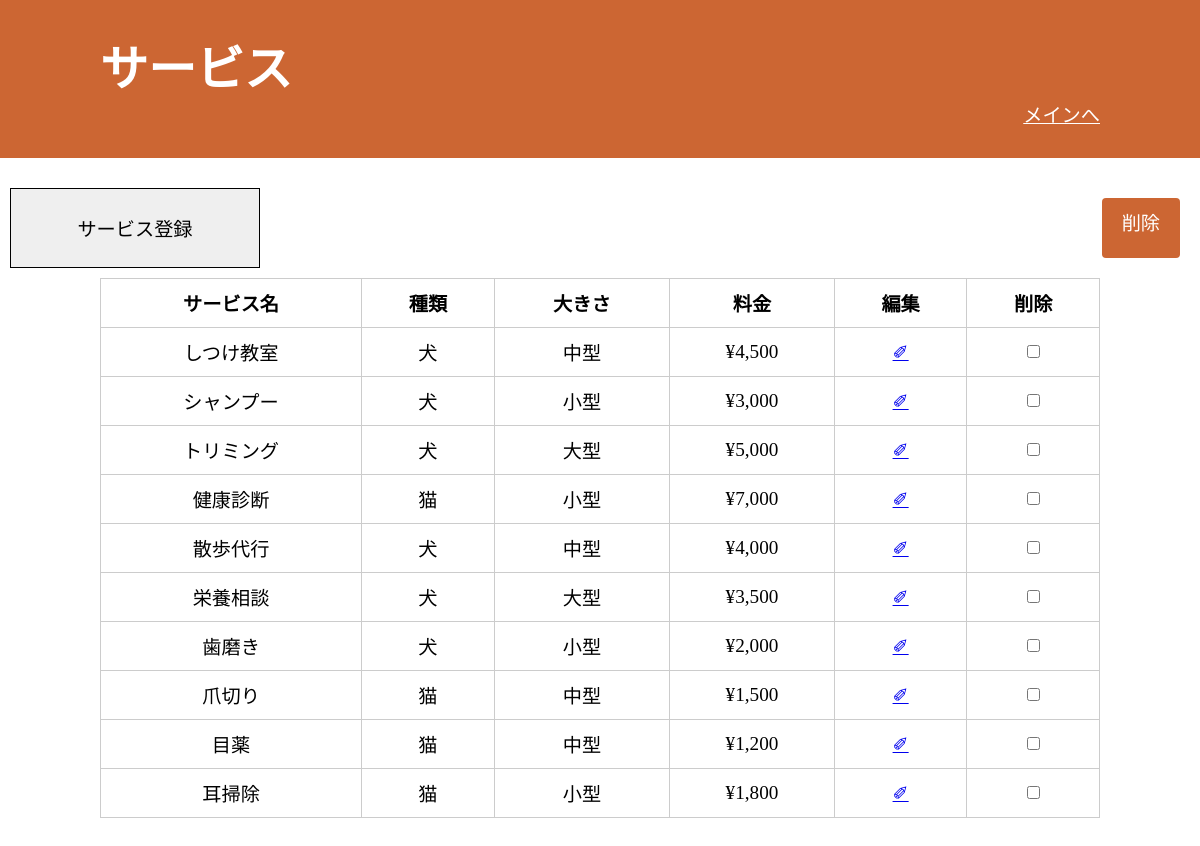
The app's page /service.php with its own data.
### tables this page shows
CREATE TABLE services (
    service_id INT AUTO_INCREMENT PRIMARY KEY,
    service_name VARCHAR(100) NOT NULL,
    service_price INT(11) NOT NULL,
    pet_type VARCHAR(100) NOT NULL,
    pet_size VARCHAR(100) NOT NULL
);

### includes/functions.php (called while the page is built, shortened)
<?php
function xss($data) {
    return htmlspecialchars(trim($data), ENT_QUOTES, 'UTF-8');
}
?>

### public/service.php (the view, shortened to what this page needs)
<?php
require_once '../includes/functions.php';
require_once '../config/config.php';
?>
<!DOCTYPE html>
<html lang="ja">
<head>
    <link rel="stylesheet" href="assets/css/style.css">
</head>
<body>
<header>
    <h1>サービス</h1>
    <nav>
        <ul>
            <li><a href="main.php">メインへ</a></li>
        </ul>
    </nav>
</header>
<main>
    <?php
    try {
        $stmt = $pdo->prepare("SELECT service_id, service_name, pet_type, pet_size, service_price FROM services ORDER BY service_name");
        $stmt->execute();
        $services_table = $stmt->fetchAll();
        if (empty($services_table)) {
            echo "<p>現在登録されているサービスはありません。</p>";
        } else {
    ?>
    <form method="post" action="service_delete.php" onsubmit="return confirm('選択したサービスを削除してもよろしいですか？');">
    <div style="display: flex; justify-content: space-between;">
        <button class="service_add_btn" type="button" onclick="location.href='service_add.php'">サービス登録</button>
        <button class="history_delete_btn" type="submit">削除</button>
    </div>
        <table class="history_table">
            <thead>
                <tr>
                    <th>サービス名</th>
                    <th>種類</th>
                    <th>大きさ</th>
                    <th>料金</th>
                    <th>編集</th>
                    <th>削除</th>
                </tr>
            </thead>
            <tbody>
            <?php foreach ($services_table as $service): ?>
                <tr>
                    <td><?= xss($service['service_name']); ?></td>
                    <td><?= xss($service['pet_type']); ?></td>
                    <td><?= xss($service['pet_size']); ?></td>
                    <td>¥<?= number_format($service['service_price']); ?></td>
                    <td>
                        <a href="service_actions.php?id=<?= urlencode($service['service_id']); ?>">✐</a>
                    </td>
                    <td>
                        <input type="checkbox" name="service_delete_ids[]" value="<?= $service['service_id']; ?>">
                    </td>
                </tr>
            <?php endforeach; ?>
            </tbody>
        </table>
    </form>
    <?php
        }
    } catch (PDOException $e) {
        echo "<p style='color: red;'>エラー: " . htmlspecialchars($e->getMessage()) . "</p>";
    }
    ?>
</main>
</body>
</html>

### public/assets/css/style.css (style rules this page uses)
* { margin: 0; padding: 0; list-style: none; font-size: 100%; border: none; }
*, *::before, *::after { box-sizing: border-box; }
html { font-size: 1.2rem; }
header { width: 100%; height: 30%; padding: 30px 100px; background-color: #CC6633; }
header h1 { font-size: 2.5rem; color: #FFFFFF; }
header nav { text-align: right; }
header li a { color: #FFFFFF; }
main { height: 60%; padding-top: 20px; padding-bottom: 40px; }
input, select { border: 1px solid; }
button { border: 1px solid; }
table, th, td { border: 1px solid; margin: 0 auto; }
.service_add_btn { width: 250px; height: 80px; margin: 10px; }
.history_delete_btn { display: flex; margin: 20px; padding: 10px 20px; background-color: #CC6633; color: white; border: none; border-radius: 4px; cursor: pointer; }
.history_table { width: 100%; max-width: 1000px; border-collapse: collapse; margin: 0 auto; background-color: white; table-layout: auto; }
.history_table th, .history_table td { padding: 10px; border: 1px solid #ccc; text-align: center; white-space: nowrap; }

### records on screen
services: service_name "しつけ教室", pet_type "犬", pet_size "中型", service_price "4,500"
services: service_name "シャンプー", pet_type "犬", pet_size "小型", service_price "3,000"
services: service_name "トリミング", pet_type "犬", pet_size "大型", service_price "5,000"
services: service_name "健康診断", pet_type "猫", pet_size "小型", service_price "7,000"
services: service_name "散歩代行", pet_type "犬", pet_size "中型", service_price "4,000"
services: service_name "栄養相談", pet_type "犬", pet_size "大型", service_price "3,500"
services: service_name "歯磨き", pet_type "犬", pet_size "小型", service_price "2,000"
services: service_name "爪切り", pet_type "猫", pet_size "中型", service_price "1,500"
services: service_name "目薬", pet_type "猫", pet_size "中型", service_price "1,200"
services: service_name "耳掃除", pet_type "猫", pet_size "小型", service_price "1,800"
